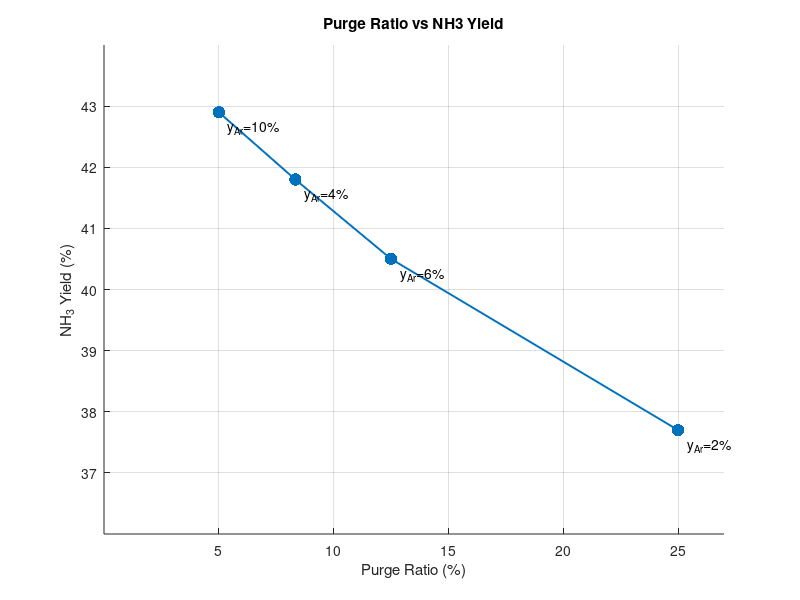

Here is the MATLAB script that generated this plot:
clear; close all; clc;

%coordinates 
purge = [5, 8.33, 12.5, 25];          % x-values
yield = [42.9, 41.8, 40.5, 37.7];     % y-values 
labels = {'y_{Ar}=10%','y_{Ar}=4%','y_{Ar}=6%','y_{Ar}=2%'};

% Sort for left→right plot
[purge_s, idx] = sort(purge);
yield_s = yield(idx);
labels_s = labels(idx);

% Plot
figure;
scatter(purge_s, yield_s, 80, 'filled'); hold on;
plot(purge_s, yield_s, 'LineWidth', 1.4);

% Axis styling 
grid on;
xlim([0 27]);
ylim([36 44]);
xticks([5 10 15 20 25]);
yticks([37 38 39 40 41 42 43]);

xlabel('Purge Ratio (%)');
ylabel('NH_3 Yield (%)');
title('Purge Ratio vs NH3 Yield');

% Label each point
for i = 1:length(purge_s)
    text(purge_s(i)+0.4, yield_s(i)-0.25, labels_s{i});
end
